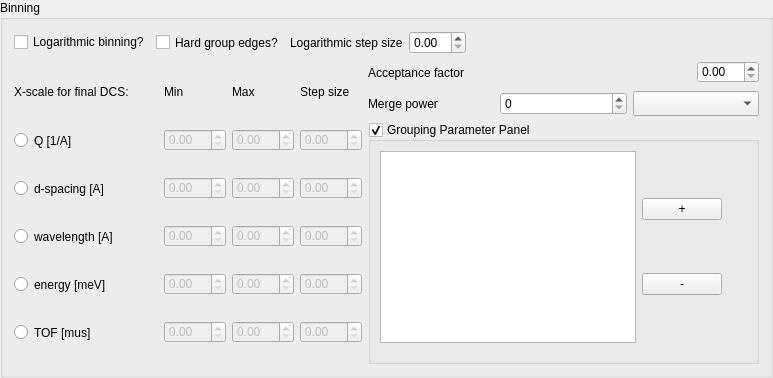
    <widget class="QGroupBox" name="binningGroupBox">
     <property name="sizePolicy">
      <sizepolicy hsizetype="Expanding" vsizetype="Minimum">
       <horstretch>0</horstretch>
       <verstretch>0</verstretch>
      </sizepolicy>
     </property>
     <property name="minimumSize">
      <size>
       <width>0</width>
       <height>200</height>
      </size>
     </property>
     <property name="maximumSize">
      <size>
       <width>16777215</width>
       <height>16777215</height>
      </size>
     </property>
     <property name="title">
      <string>Binning</string>
     </property>
     <layout class="QVBoxLayout" name="verticalLayout_4">
      <item>
       <layout class="QHBoxLayout" name="horizontalLayout_13">
        <item>
         <widget class="QCheckBox" name="logarithmicBinningCheckBox">
          <property name="sizePolicy">
           <sizepolicy hsizetype="Minimum" vsizetype="Maximum">
            <horstretch>0</horstretch>
            <verstretch>0</verstretch>
           </sizepolicy>
          </property>
          <property name="minimumSize">
           <size>
            <width>0</width>
            <height>0</height>
           </size>
          </property>
          <property name="layoutDirection">
           <enum>Qt::LeftToRight</enum>
          </property>
          <property name="text">
           <string>Logarithmic binning?</string>
          </property>
         </widget>
        </item>
        <item>
         <widget class="QCheckBox" name="hardGroupEdgesCheckBox">
          <property name="sizePolicy">
           <sizepolicy hsizetype="Minimum" vsizetype="Minimum">
            <horstretch>0</horstretch>
            <verstretch>0</verstretch>
           </sizepolicy>
          </property>
          <property name="minimumSize">
           <size>
            <width>0</width>
            <height>0</height>
           </size>
          </property>
          <property name="layoutDirection">
           <enum>Qt::LeftToRight</enum>
          </property>
          <property name="text">
           <string>Hard group edges?</string>
          </property>
         </widget>
        </item>
        <item>
         <widget class="QLabel" name="label">
          <property name="text">
           <string>Logarithmic step size</string>
          </property>
         </widget>
        </item>
        <item>
         <widget class="QDoubleSpinBox" name="logarithmicStepSizeSpinBox"/>
        </item>
        <item>
         <spacer name="horizontalSpacer_2">
          <property name="orientation">
           <enum>Qt::Horizontal</enum>
          </property>
          <property name="sizeHint" stdset="0">
           <size>
            <width>40</width>
            <height>20</height>
           </size>
          </property>
         </spacer>
        </item>
       </layout>
      </item>
      <item>
       <layout class="QHBoxLayout" name="horizontalLayout_18">
        <item>
         <layout class="QGridLayout" name="gridLayout_2">
          <item row="2" column="1">
           <widget class="QDoubleSpinBox" name="minDSpacingSpinBox">
            <property name="enabled">
             <bool>false</bool>
            </property>
            <property name="minimumSize">
             <size>
              <width>62</width>
              <height>22</height>
             </size>
            </property>
            <property name="maximumSize">
             <size>
              <width>62</width>
              <height>22</height>
             </size>
            </property>
           </widget>
          </item>
          <item row="5" column="2">
           <widget class="QDoubleSpinBox" name="maxTOFSpinBox">
            <property name="enabled">
             <bool>false</bool>
            </property>
            <property name="minimumSize">
             <size>
              <width>62</width>
              <height>22</height>
             </size>
            </property>
            <property name="maximumSize">
             <size>
              <width>62</width>
              <height>22</height>
             </size>
            </property>
           </widget>
          </item>
          <item row="3" column="3">
           <widget class="QDoubleSpinBox" name="stepWavelength_SpinBox">
            <property name="enabled">
             <bool>false</bool>
            </property>
            <property name="minimumSize">
             <size>
              <width>62</width>
              <height>22</height>
             </size>
            </property>
            <property name="maximumSize">
             <size>
              <width>62</width>
              <height>22</height>
             </size>
            </property>
           </widget>
          </item>
          <item row="4" column="3">
           <widget class="QDoubleSpinBox" name="stepEnergySpinBox">
            <property name="enabled">
             <bool>false</bool>
            </property>
            <property name="minimumSize">
             <size>
              <width>62</width>
              <height>22</height>
             </size>
            </property>
            <property name="maximumSize">
             <size>
              <width>62</width>
              <height>22</height>
             </size>
            </property>
           </widget>
          </item>
          <item row="3" column="0">
           <widget class="QRadioButton" name="wavelengthRadioButton">
            <property name="minimumSize">
             <size>
              <width>125</width>
              <height>23</height>
             </size>
            </property>
            <property name="text">
             <string>wavelength [A]</string>
            </property>
            <attribute name="buttonGroup">
             <string notr="true">scaleSelectionButtonGroup</string>
            </attribute>
           </widget>
          </item>
          <item row="1" column="3">
           <widget class="QDoubleSpinBox" name="stepQSpinBox">
            <property name="enabled">
             <bool>false</bool>
            </property>
            <property name="minimumSize">
             <size>
              <width>62</width>
              <height>22</height>
             </size>
            </property>
            <property name="maximumSize">
             <size>
              <width>62</width>
              <height>22</height>
             </size>
            </property>
           </widget>
          </item>
          <item row="4" column="1">
           <widget class="QDoubleSpinBox" name="minEnergySpinBox">
            <property name="enabled">
             <bool>false</bool>
            </property>
            <property name="minimumSize">
             <size>
              <width>62</width>
              <height>22</height>
             </size>
            </property>
            <property name="maximumSize">
             <size>
              <width>62</width>
              <height>22</height>
             </size>
            </property>
           </widget>
          </item>
          <item row="5" column="1">
           <widget class="QDoubleSpinBox" name="minTOFSpinBox">
            <property name="enabled">
             <bool>false</bool>
            </property>
            <property name="minimumSize">
             <size>
              <width>62</width>
              <height>22</height>
             </size>
            </property>
            <property name="maximumSize">
             <size>
              <width>62</width>
              <height>22</height>
             </size>
            </property>
           </widget>
          </item>
          <item row="5" column="0">
           <widget class="QRadioButton" name="TOFRadioButton">
            <property name="minimumSize">
             <size>
              <width>121</width>
              <height>23</height>
             </size>
            </property>
            <property name="text">
             <string>TOF [mus]</string>
            </property>
            <attribute name="buttonGroup">
             <string notr="true">scaleSelectionButtonGroup</string>
            </attribute>
           </widget>
          </item>
          <item row="1" column="2">
           <widget class="QDoubleSpinBox" name="maxQSpinBox">
            <property name="enabled">
             <bool>false</bool>
            </property>
            <property name="minimumSize">
             <size>
              <width>62</width>
              <height>22</height>
             </size>
            </property>
            <property name="maximumSize">
             <size>
              <width>62</width>
              <height>22</height>
             </size>
            </property>
           </widget>
          </item>
          <item row="4" column="2">
           <widget class="QDoubleSpinBox" name="maxEnergySpinBox">
            <property name="enabled">
             <bool>false</bool>
            </property>
            <property name="minimumSize">
             <size>
              <width>62</width>
              <height>22</height>
             </size>
            </property>
            <property name="maximumSize">
             <size>
              <width>62</width>
              <height>22</height>
             </size>
            </property>
           </widget>
          </item>
          <item row="1" column="0">
           <widget class="QRadioButton" name="_QRadioButton">
            <property name="minimumSize">
             <size>
              <width>81</width>
              <height>23</height>
             </size>
            </property>
            <property name="text">
             <string>Q [1/A]</string>
            </property>
            <attribute name="buttonGroup">
             <string notr="true">scaleSelectionButtonGroup</string>
            </attribute>
           </widget>
          </item>
          <item row="2" column="2">
           <widget class="QDoubleSpinBox" name="maxDSpacingSpinBox">
            <property name="enabled">
             <bool>false</bool>
            </property>
            <property name="minimumSize">
             <size>
              <width>62</width>
              <height>22</height>
             </size>
            </property>
            <property name="maximumSize">
             <size>
              <width>62</width>
              <height>22</height>
             </size>
            </property>
           </widget>
          </item>
          <item row="2" column="0">
           <widget class="QRadioButton" name="DSpacingRadioButton">
            <property name="minimumSize">
             <size>
              <width>111</width>
              <height>23</height>
             </size>
            </property>
            <property name="text">
             <string>d-spacing [A]</string>
            </property>
            <attribute name="buttonGroup">
             <string notr="true">scaleSelectionButtonGroup</string>
            </attribute>
           </widget>
          </item>
          <item row="4" column="0">
           <widget class="QRadioButton" name="energyRadioButton">
            <property name="minimumSize">
             <size>
              <width>121</width>
              <height>23</height>
             </size>
            </property>
            <property name="text">
             <string>energy [meV]</string>
            </property>
            <attribute name="buttonGroup">
             <string notr="true">scaleSelectionButtonGroup</string>
            </attribute>
           </widget>
          </item>
          <item row="3" column="2">
           <widget class="QDoubleSpinBox" name="maxWavelength_SpinBox">
            <property name="enabled">
             <bool>false</bool>
            </property>
            <property name="minimumSize">
             <size>
              <width>62</width>
              <height>22</height>
             </size>
            </property>
            <property name="maximumSize">
             <size>
              <width>62</width>
              <height>22</height>
             </size>
            </property>
           </widget>
          </item>
          <item row="2" column="3">
           <widget class="QDoubleSpinBox" name="stepDSpacingSpinBox">
            <property name="enabled">
             <bool>false</bool>
            </property>
            <property name="minimumSize">
             <size>
              <width>62</width>
              <height>22</height>
             </size>
            </property>
            <property name="maximumSize">
             <size>
              <width>62</width>
              <height>22</height>
             </size>
            </property>
           </widget>
          </item>
          <item row="5" column="3">
           <widget class="QDoubleSpinBox" name="stepTOFSpinBox">
            <property name="enabled">
             <bool>false</bool>
            </property>
            <property name="minimumSize">
             <size>
              <width>62</width>
              <height>22</height>
             </size>
            </property>
            <property name="maximumSize">
             <size>
              <width>62</width>
              <height>22</height>
             </size>
            </property>
           </widget>
          </item>
          <item row="3" column="1">
           <widget class="QDoubleSpinBox" name="minWavelength_SpinBox">
            <property name="enabled">
             <bool>false</bool>
            </property>
            <property name="minimumSize">
             <size>
              <width>62</width>
              <height>22</height>
             </size>
            </property>
            <property name="maximumSize">
             <size>
              <width>62</width>
              <height>22</height>
             </size>
            </property>
           </widget>
          </item>
          <item row="1" column="1">
           <widget class="QDoubleSpinBox" name="minQSpinBox">
            <property name="enabled">
             <bool>false</bool>
            </property>
            <property name="minimumSize">
             <size>
              <width>62</width>
              <height>22</height>
             </size>
            </property>
            <property name="maximumSize">
             <size>
              <width>62</width>
              <height>22</height>
             </size>
            </property>
           </widget>
          </item>
          <item row="0" column="3">
           <widget class="QLabel" name="stepXScaleLabel">
            <property name="minimumSize">
             <size>
              <width>30</width>
              <height>25</height>
             </size>
            </property>
            <property name="maximumSize">
             <size>
              <width>61</width>
              <height>16777215</height>
             </size>
            </property>
            <property name="text">
             <string>Step size</string>
            </property>
           </widget>
          </item>
          <item row="0" column="2">
           <widget class="QLabel" name="maxXScaleLabel">
            <property name="minimumSize">
             <size>
              <width>31</width>
              <height>25</height>
             </size>
            </property>
            <property name="maximumSize">
             <size>
              <width>31</width>
              <height>16777215</height>
             </size>
            </property>
            <property name="text">
             <string>Max</string>
            </property>
           </widget>
          </item>
          <item row="0" column="1">
           <widget class="QLabel" name="minXScaleLabel">
            <property name="minimumSize">
             <size>
              <width>31</width>
              <height>25</height>
             </size>
            </property>
            <property name="text">
             <string>Min</string>
            </property>
           </widget>
          </item>
          <item row="0" column="0">
           <widget class="QLabel" name="xScaleLabel">
            <property name="sizePolicy">
             <sizepolicy hsizetype="Minimum" vsizetype="Fixed">
              <horstretch>0</horstretch>
              <verstretch>0</verstretch>
             </sizepolicy>
            </property>
            <property name="minimumSize">
             <size>
              <width>144</width>
              <height>25</height>
             </size>
            </property>
            <property name="maximumSize">
             <size>
              <width>144</width>
              <height>16777215</height>
             </size>
            </property>
            <property name="text">
             <string>X-scale for final DCS: </string>
            </property>
           </widget>
          </item>
         </layout>
        </item>
        <item>
         <layout class="QVBoxLayout" name="verticalLayout_3">
          <item>
           <layout class="QHBoxLayout" name="horizontalLayout_16">
            <item>
             <widget class="QLabel" name="groupsAcceptanceFactorLabel">
              <property name="sizePolicy">
               <sizepolicy hsizetype="Minimum" vsizetype="Preferred">
                <horstretch>0</horstretch>
                <verstretch>0</verstretch>
               </sizepolicy>
              </property>
              <property name="minimumSize">
               <size>
                <width>0</width>
                <height>25</height>
               </size>
              </property>
              <property name="text">
               <string>Acceptance factor</string>
              </property>
             </widget>
            </item>
            <item>
             <widget class="QDoubleSpinBox" name="groupsAcceptanceFactorSpinBox">
              <property name="minimumSize">
               <size>
                <width>62</width>
                <height>22</height>
               </size>
              </property>
              <property name="maximumSize">
               <size>
                <width>42</width>
                <height>22</height>
               </size>
              </property>
             </widget>
            </item>
           </layout>
          </item>
          <item>
           <layout class="QHBoxLayout" name="horizontalLayout_17">
            <item>
             <widget class="QLabel" name="mergePowerLabel">
              <property name="sizePolicy">
               <sizepolicy hsizetype="Minimum" vsizetype="Preferred">
                <horstretch>0</horstretch>
                <verstretch>0</verstretch>
               </sizepolicy>
              </property>
              <property name="minimumSize">
               <size>
                <width>0</width>
                <height>25</height>
               </size>
              </property>
              <property name="text">
               <string>Merge power</string>
              </property>
             </widget>
            </item>
            <item>
             <widget class="QSpinBox" name="mergePowerSpinBox">
              <property name="minimumSize">
               <size>
                <width>42</width>
                <height>22</height>
               </size>
              </property>
             </widget>
            </item>
            <item>
             <widget class="QComboBox" name="mergeWeightsComboBox">
              <property name="sizePolicy">
               <sizepolicy hsizetype="Minimum" vsizetype="Fixed">
                <horstretch>0</horstretch>
                <verstretch>0</verstretch>
               </sizepolicy>
              </property>
              <property name="minimumSize">
               <size>
                <width>94</width>
                <height>25</height>
               </size>
              </property>
             </widget>
            </item>
           </layout>
          </item>
          <item>
           <widget class="QGroupBox" name="groupingParameterGroupBox">
            <property name="sizePolicy">
             <sizepolicy hsizetype="Minimum" vsizetype="Expanding">
              <horstretch>0</horstretch>
              <verstretch>0</verstretch>
             </sizepolicy>
            </property>
            <property name="title">
             <string>Grouping Parameter Panel</string>
            </property>
            <property name="flat">
             <bool>false</bool>
            </property>
            <property name="checkable">
             <bool>true</bool>
            </property>
            <layout class="QVBoxLayout" name="verticalLayout_7">
             <item>
              <widget class="QWidget" name="groupingParameterWidget" native="true">
               <property name="enabled">
                <bool>true</bool>
               </property>
               <property name="sizePolicy">
                <sizepolicy hsizetype="Minimum" vsizetype="Expanding">
                 <horstretch>0</horstretch>
                 <verstretch>0</verstretch>
                </sizepolicy>
               </property>
               <layout class="QHBoxLayout" name="horizontalLayout_19">
                <property name="leftMargin">
                 <number>0</number>
                </property>
                <property name="topMargin">
                 <number>0</number>
                </property>
                <property name="rightMargin">
                 <number>25</number>
                </property>
                <item>
                 <widget class="GroupingParameterTable" name="groupingParameterTable">
                  <property name="sizePolicy">
                   <sizepolicy hsizetype="Minimum" vsizetype="MinimumExpanding">
                    <horstretch>0</horstretch>
                    <verstretch>0</verstretch>
                   </sizepolicy>
                  </property>
                  <property name="minimumSize">
                   <size>
                    <width>0</width>
                    <height>0</height>
                   </size>
                  </property>
                  <property name="selectionBehavior">
                   <enum>QAbstractItemView::SelectRows</enum>
                  </property>
                  <attribute name="horizontalHeaderMinimumSectionSize">
                   <number>0</number>
                  </attribute>
                 </widget>
                </item>
                <item>
                 <layout class="QVBoxLayout" name="verticalLayout">
                  <item>
                   <widget class="QPushButton" name="addGroupingParameterButton">
                    <property name="maximumSize">
                     <size>
                      <width>16777215</width>
                      <height>16777215</height>
                     </size>
                    </property>
                    <property name="text">
                     <string>+</string>
                    </property>
                   </widget>
                  </item>
                  <item>
                   <widget class="QPushButton" name="removeGroupingParameterButton">
                    <property name="maximumSize">
                     <size>
                      <width>16777215</width>
                      <height>16777215</height>
                     </size>
                    </property>
                    <property name="text">
                     <string>-</string>
                    </property>
                   </widget>
                  </item>
                 </layout>
                </item>
               </layout>
              </widget>
             </item>
            </layout>
           </widget>
          </item>
         </layout>
        </item>
       </layout>
      </item>
     </layout>
    </widget>
